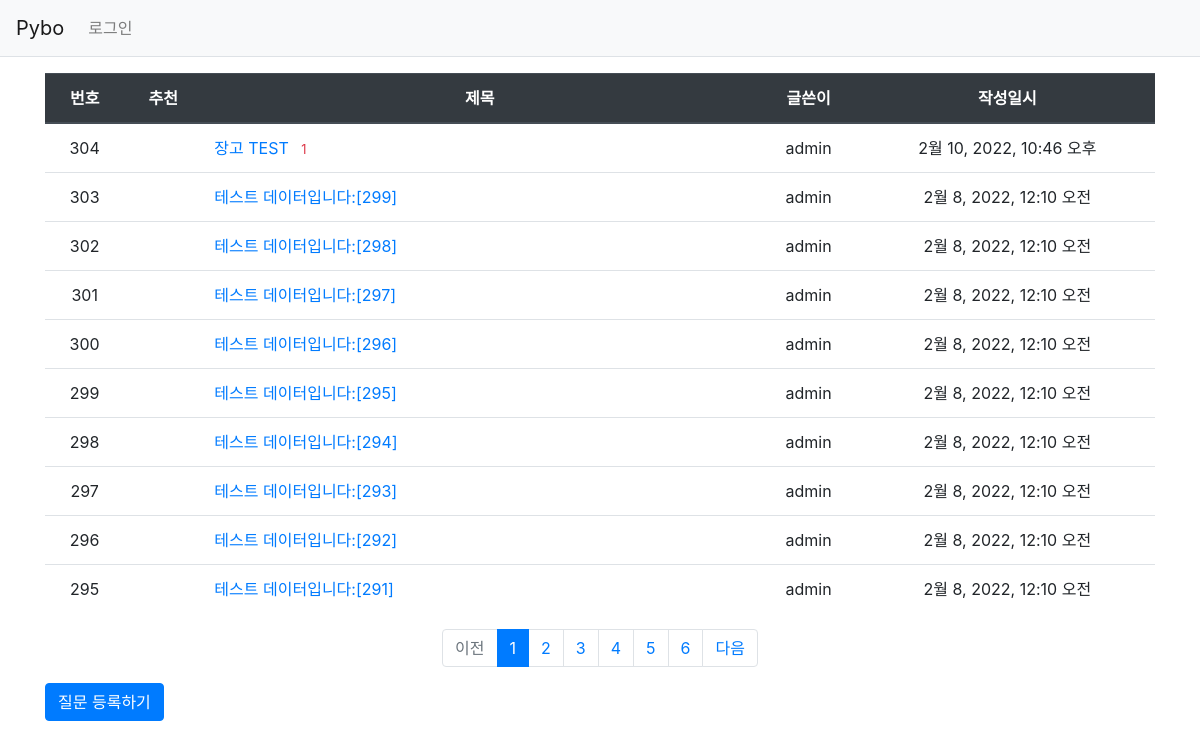
Page /pybo/ on the earlier database version.
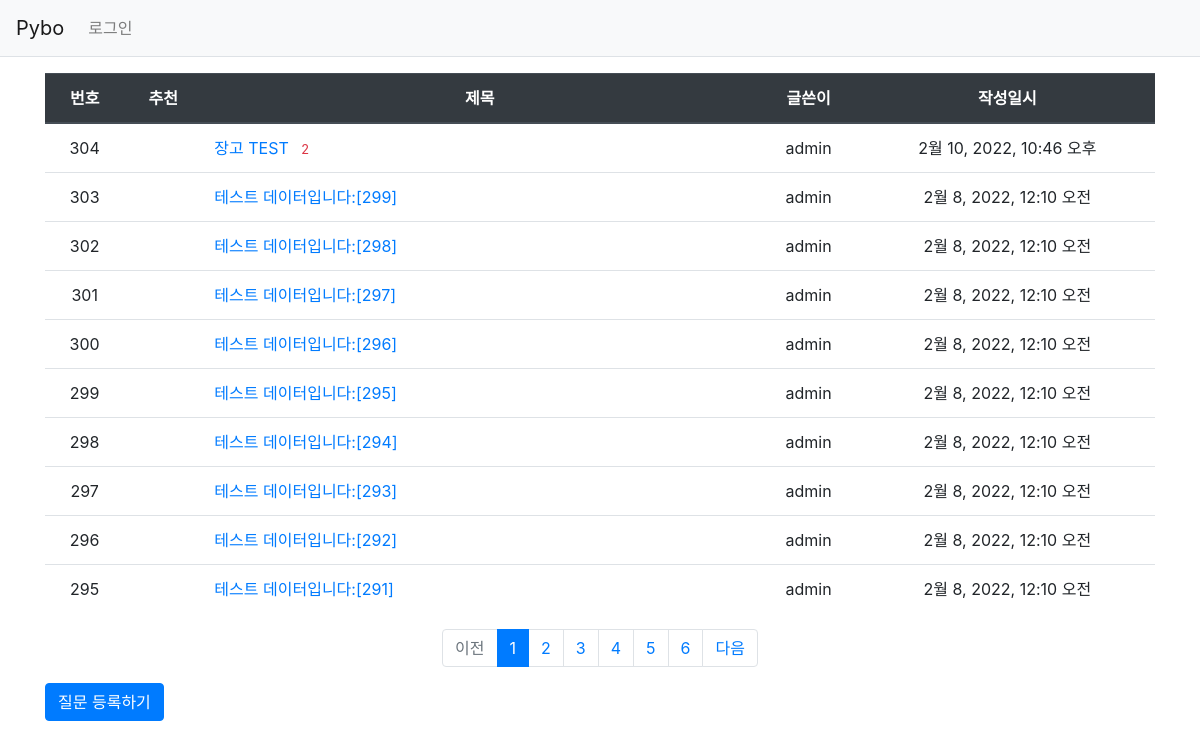
Same page on the later database version.
### pybo/models.py (models this page shows, shortened)
class Question(models.Model):
    author = models.ForeignKey(User, on_delete=models.CASCADE, related_name='author_question')
    subject = models.CharField(max_length=200)
    content = models.TextField()
    create_date = models.DateTimeField()
    modify_date = models.DateTimeField(null=True, blank=True)
    voter = models.ManyToManyField(User, related_name='voter_question')

### pybo/views/base_views.py (the view)
# urls.py: path('', base_views.index, name='index'),
def index(request):
    page = request.GET.get('page', '1')  # 페이지
    question_list = Question.objects.order_by('-create_date')
    paginator = Paginator(question_list, 10)  # 페이지당 10개씩 보여주기
    page_obj = paginator.get_page(page)
    context = {'question_list': page_obj}
    return render(request, 'pybo/question_list.html', context)

### pybo/templatetags/pybo_filter.py (called while the page is built)
@register.filter
def sub(value, arg):
    return value - arg

### templates/pybo/question_list.html (shortened to what this page needs)
{% extends 'base.html' %}
{% load pybo_filter %}
{% block content %}
<div class="container my-3">
    <table class="table">
        <thead>
        <tr class="text-center thead-dark">
            <th>번호</th>
            <th>추천</th>
            <th style="width:50%">제목</th>
            <th>글쓴이</th>
            <th>작성일시</th>
        </tr>
        </thead>
        <tbody>
        {% if question_list %}
        {% for question in question_list %}
        <tr class="text-center">
            <td>
                {{ question_list.paginator.count|sub:question_list.start_index|sub:forloop.counter0|add:1 }}
            </td>
            <td>
            </td>
            <td class="text-left">
                <a href="{% url 'pybo:detail' question.id %}">{{ question.subject }}</a>
                {% if question.answer_set.count > 0 %}
                <span class="text-danger small ml-2">{{ question.answer_set.count }}</span>
                {% endif %}
            </td>
            <td>{{ question.author.username }}</td>
            <td>{{ question.create_date }}</td>
        </tr>
        {% endfor %}
        {% else %}
        <tr>
            <td colspan="3">질문이 없습니다.</td>
        </tr>
        {% endif %}
        </tbody>
    </table>
    <ul class="pagination justify-content-center">
        {% if question_list.has_previous %}
        <li class="page-item">
            <a class="page-link" href="?page={{ question_list.previous_page_number }}">이전</a>
        </li>
        {% else %}
        <li class="page-item disabled">
            <a class="page-link" tabindex="-1" aria-disabled="true" href="#">이전</a>
        </li>
        {% endif %}
        {% for page_number in question_list.paginator.page_range %}
        {% if page_number >= question_list.number|add:-5 and page_number <= question_list.number|add:5 %}
            {% if page_number == question_list.number %}
            <li class="page-item active" aria-current="page">
                <a class="page-link" href="?page={{ page_number }}">{{ page_number }}</a>
            </li>
            {% else %}
            <li class="page-item">
                <a class="page-link" href="?page={{ page_number }}">{{ page_number }}</a>
            </li>
            {% endif %}
        {% endif %}
        {% endfor %}
        {% if question_list.has_next %}
        <li class="page-item">
            <a class="page-link" href="?page={{ question_list.next_page_number }}">다음</a>
        </li>
        {% else %}
        <li class="page-item disabled">
            <a class="page-link" tabindex="-1" aria-disabled="true" href="#">다음</a>
        </li>
        {% endif %}
    </ul>
    <a href="{% url 'pybo:question_create' %}" class="btn btn-primary">질문 등록하기</a>
</div>
{% endblock %}

Differences in the rows shown:
changed Question "장고 TEST": answer_set.count "1" → "2"
